Frame 1 (no input): blank canvas, image omitted
Frame 60 (no input): blank canvas, image omitted
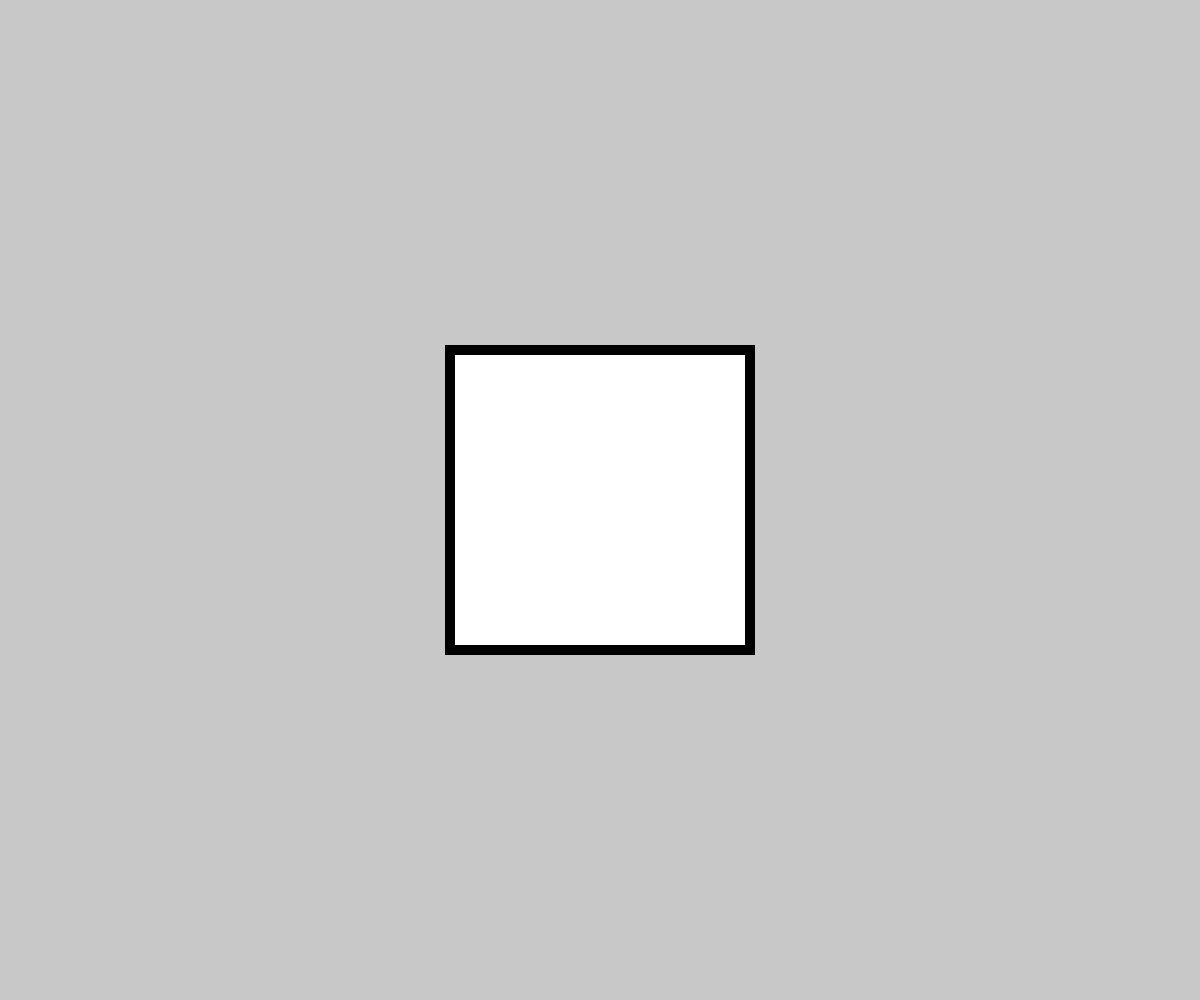
Frame 120 (the mouse pressed at the canvas centre since frame 60)

The p5.js sketch whose frames 1 and 60 were blank and that drew this single picture after the mouse press (run headless with seeded random() and noise() and a simulated clock; from frame 60 on, the mouse is pressed at the canvas centre):

// p5.js sketch
// ── sketch.js
var x = window.innerWidth/2;
var y = window.innerHeight/2;
var radius = 12;

function setup() {
  createCanvas(window.innerWidth, window.innerHeight);
  ellipseMode(RADIUS);
  textSize(64);
  background( 200);
}

function draw() {
  translate(mouseX, mouseY);
  scale(mouseX / 60.0);
  rect(-15, -15, 30, 30);
}

function draw6() {
  translate(mouseX, mouseY);
  rotate(mouseX / 200.0);
  rect(0, 0, 160, 20);
}

function draw5() {
  translate(mouseX, mouseY);
  rect(0, 0, 30, 30);
  translate(35, 10);
  rect(0, 0, 15, 15);
}

function draw4() {
  translate(mouseX, mouseY);
  rect(0, 0, 30, 30);
}

function draw3() {
  background(204);
  stroke(255);
  line(x, y, mouseX, mouseY); // White line
  stroke(0);
  var mx = map(mouseX, 0, width, 60, 180);
  line(x, y, mx, mouseY); // Black line
}

function draw2() {
  if (keyIsPressed) {
    if (keyCode == LEFT_ARROW) {            // If it's the left arrow
      x-=10;
    }
    else if (keyCode == RIGHT_ARROW) {      // If it's the right arrow
      x+=10;
    }
  }

  background( 200);
  text( key, x, y);
}

function draw1() {
  background(204);
  var d = dist(mouseX, mouseY, x, y);
  if (d < radius) {
    radius++;
    fill(0);
  } else {
    fill(255);
  }
  ellipse(x, y, radius, radius);
}
